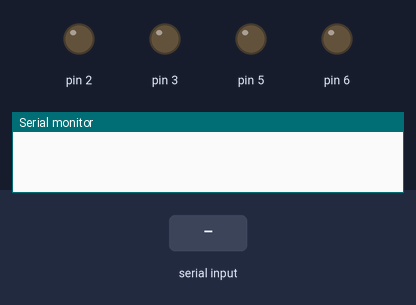
Simulated run of this sketch. Board: Arduino Uno, built with avr-gcc and run on an emulated ATmega328P. On the bench: output pins drawn as LEDs (lit = HIGH), the last lines printed to the serial monitor. The inputs (shaded band) are chosen by the test bench.

Above: at 1.2 s.
1.3 s: "f" received over the second serial link
At 1.45 s:
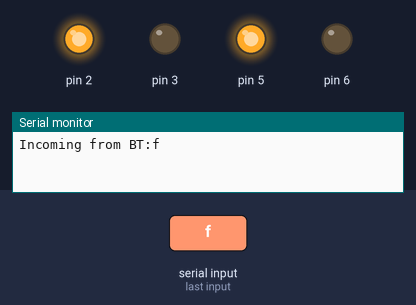
3.1 s: "b" received over the second serial link
At 3.25 s:
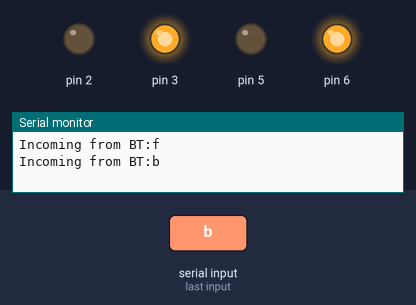
4.9 s: "r" received over the second serial link
At 5.05 s:
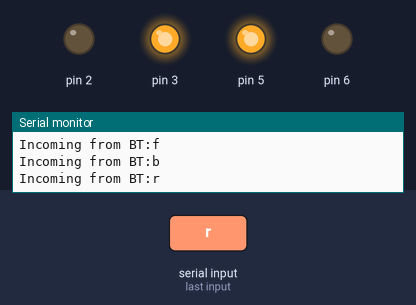
6.7 s: "l" received over the second serial link
At 6.85 s:
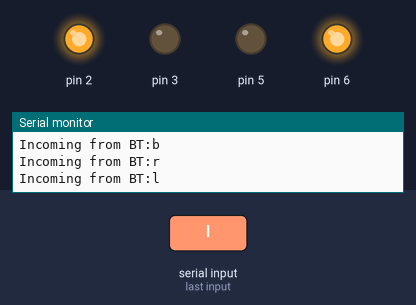
Timing chart, 0 to 9.5 s (numbered marks = the images above; inputs shaded):
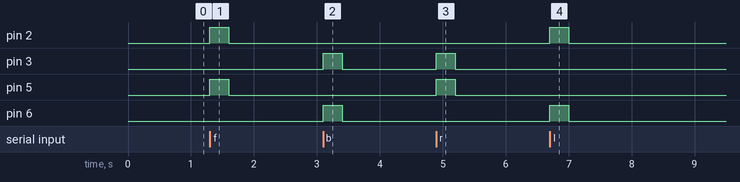

Measured:
- after the input at 1.3 s, pin 2, pin 5: LOW → HIGH at once, → LOW 0.30 s later
- after the input at 3.1 s, pin 3, pin 6: LOW → HIGH at once, → LOW 0.30 s later
- after the input at 4.9 s, pin 3, pin 5: LOW → HIGH at once, → LOW 0.30 s later
- after the input at 6.7 s, pin 2, pin 6: LOW → HIGH at once, → LOW 0.30 s later

The sketch:

Arduino_code_simple-bluetooth-car.ino
```cpp
//project created by Ghaith Mhamdi in 29/03/2020
#include <SoftwareSerial.h>
SoftwareSerial Bot_BT(12, 11);  // RX, TX
char BluetoothData;
char f;
void setup() {
Serial.begin(9600);
Bot_BT.begin(9600);
pinMode(2,OUTPUT);
pinMode(3,OUTPUT);
pinMode(5,OUTPUT);
pinMode(6,OUTPUT);
}
void loop() {
 if (Bot_BT.available()) //Read whats coming in through Bluetooth
   {
BluetoothData=Bot_BT.read();
Serial.print("Incoming from BT:");
Serial.println(BluetoothData);
if (BluetoothData == 'f'){
  {digitalWrite(5,HIGH);
  digitalWrite(2,HIGH);}
  delay(300);
  digitalWrite(5,LOW);
  digitalWrite(2,LOW);
  }
if (BluetoothData == 'b'){
  {digitalWrite(6,HIGH);
  digitalWrite(3,HIGH);}
  delay(300);
  digitalWrite(6,LOW);
  digitalWrite(3,LOW);

  }
if (BluetoothData == 'r'){
  {digitalWrite(5,HIGH);
  digitalWrite(3,HIGH);}
  delay(300);
  digitalWrite(5,LOW);
  digitalWrite(3,LOW);
  }
if (BluetoothData == 'l'){
  {digitalWrite(6,HIGH);
  digitalWrite(2,HIGH);}
  delay(300);
  digitalWrite(6,LOW);
  digitalWrite(2,LOW);
  }

}
}
```
